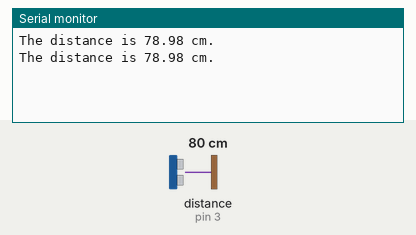
Bench run of a sketch on a simulated Arduino Uno, built with avr-gcc and run on an emulated ATmega328P. On the bench: the last lines printed to the serial monitor. Wiring (inferred from the names in the program): ultrasonic range finder: trigger pin 2; echo pin 3. Inputs (shaded band) come from the test bench; at power-on: distance to the obstacle (sensor on pin 3) 80 cm. The echo pulse lasts 58.3 µs per cm.

Above: at 1.8 s.
1.9 s: distance to the obstacle (sensor on pin 3) set to 2 cm
At 2.8 s:
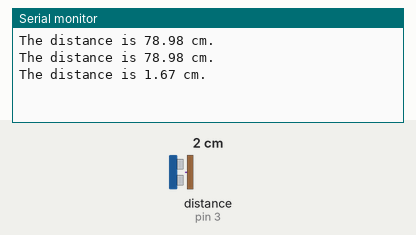
3.4 s: distance to the obstacle (sensor on pin 3) set to 4 cm
At 4.8 s:
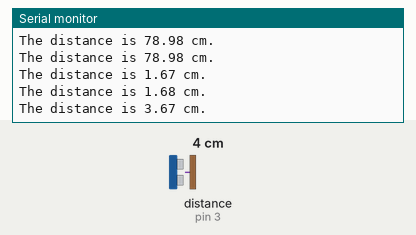
Timing chart, 0 to 6.4 s (numbered marks = the images above; inputs shaded):
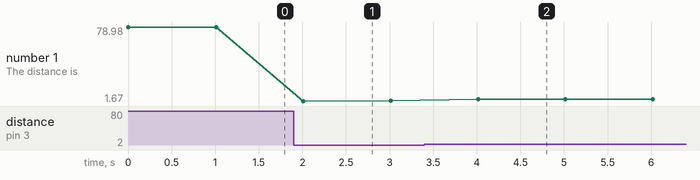

Measured:
- after the input at 1.9 s, the serial monitor: prints a new line after 0.11 s (image 1)
- after the input at 3.4 s, the serial monitor: prints a new line after 0.61 s (image 2)
- plotted number 1: 78.98 → 1.68 after the input at 1.9 s, 1.68 → 3.67 after the input at 3.4 s

The sketch:

Ultrasonic.ino
```cpp
/*Ê¹ÓÃ³¬Éù²¨Ä£¿é²âÁ¿¾àÀë*/

const int TRIG = 2;
const int ECHO = 3;
const int SPEED = 340;
float distance;
unsigned int time;

void setup()
{
	Serial.begin(9600);
	pinMode(TRIG, OUTPUT);
	pinMode(ECHO, INPUT);
}

void loop()
{
	digitalWrite(TRIG, LOW);
	delayMicroseconds(2);
	digitalWrite(TRIG, HIGH);
	delayMicroseconds(10);
	digitalWrite(TRIG, LOW);

	time = pulseIn(ECHO, HIGH);
	//distance=SPEED*time/1000000*0.5*100=time*0.017
	distance =(float) time*0.017;
	Serial.print("The distance is ");
	Serial.print(distance);
	Serial.println(" cm.");
	delay(1000);
}
```
